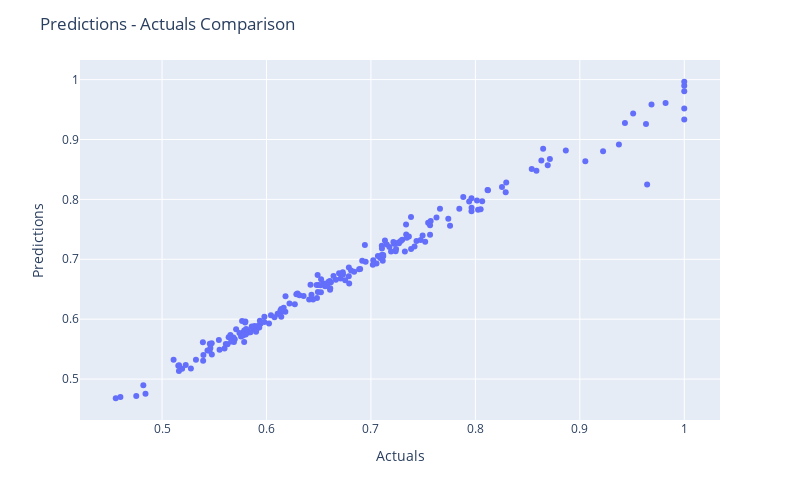

This figure's notebook cell:
### Code cell
fig = px.scatter(res, x="Actuals", y="Predictions")

fig.update_layout(
    autosize=False,
    width=800,
    height=500,
    title_text="Predictions - Actuals Comparison",
)

fig.show()

### Figure 1 — Plotly figure (JSON) as saved in the notebook; plotly's stock layout.template omitted (floating-point values rounded to 4 significant figures; data arrays with more than 128 entries replaced by an {"elided": "..."} marker saying what was removed)
{"data": [{"hovertemplate": "Actuals=%{x}<br>Predictions=%{y}<extra></extra>", "legendgroup": "", "marker": {"color": "#636efa", "symbol": "circle"}, "mode": "markers", "name": "", "orientation": "v", "showlegend": false, "type": "scatter", "x": {"elided": "200 float values"}, "xaxis": "x", "y": {"elided": "200 float values"}, "yaxis": "y"}], "layout": {"autosize": false, "height": 500, "legend": {"tracegroupgap": 0}, "margin": {"t": 60}, "title": {"text": "Predictions - Actuals Comparison"}, "width": 800, "xaxis": {"anchor": "y", "autorange": true, "domain": [0, 1], "range": [0.4214, 1.034], "title": {"text": "Actuals"}, "type": "linear"}, "yaxis": {"anchor": "x", "autorange": true, "domain": [0, 1], "range": [0.4316, 1.033], "title": {"text": "Predictions"}, "type": "linear"}}}
